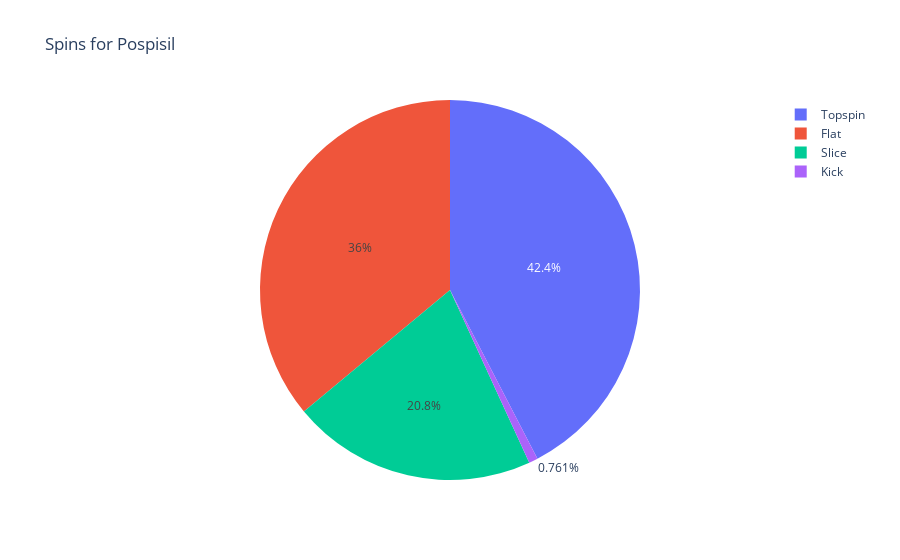

Notebook code cell kept with this figure:
### Code cell
hide_me
lst =dfP1["Spin"].value_counts()
labels=(lst.index)
print(lst)
pie_chart(labels, lst, name1)

### Figure 1 — Plotly figure (JSON) as saved in the notebook; plotly's stock layout.template omitted (floating-point values rounded to 4 significant figures)
{"data": [{"labels": ["Topspin", "Flat", "Slice", "Kick"], "type": "pie", "values": [167, 142, 82, 3]}], "layout": {"title": {"text": "Spins for Pospisil"}}}
